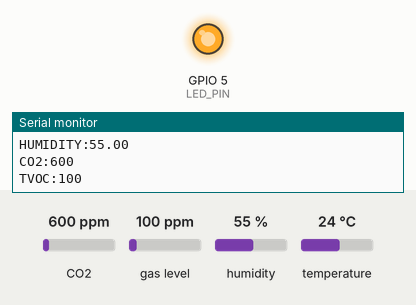
This sketch was run on a simulated ESP8266 (NodeMCU). On the bench: output pins drawn as LEDs (lit = HIGH), the last lines printed to the serial monitor. The inputs (shaded band) are chosen by the test bench; at power-on: CO2 600 ppm, gas level 100 ppm, humidity 55 %, temperature 24 °C. WiFi joins after 1.5 s; servers stay silent unless stated.

Above: at 3.62 s.
At 33.7 s:
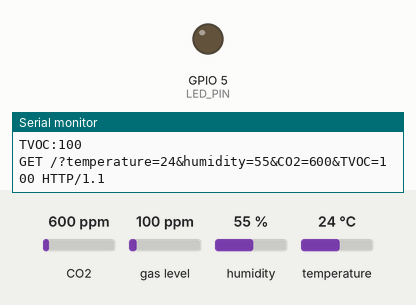
Timing chart, 0 to 81.8 s (numbered marks = the images above):
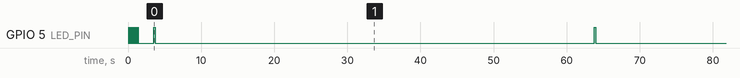

The sketch:

arduino_air_quality.ino
```cpp
#include <Wire.h>
#include <DHT.h>
#include <ESP8266WiFi.h>
#include <ESP8266mDNS.h>
#include <SparkFunCCS811.h>

#define DHTPIN 4
#define DHTTYPE DHT11
#define CCS811_ADDR 0x5B //Default I2C Address

//////////////////////
// WiFi Definitions //
//////////////////////
const char WiFiSSID[] = "x";
const char WiFiPSK[] = "x";

/////////////////////
// Pin Definitions //
/////////////////////
const int LED_PIN = 5; // Thing's onboard, green LED
const int ANALOG_PIN = A0; // The only analog pin on the Thing
const int DIGITAL_PIN = 12; // Digital pin to be read

const char IOT_URL[] = "x.x.eu";

DHT dht(DHTPIN, DHTTYPE);
CCS811 myCCS811(CCS811_ADDR);
WiFiServer server(80);
WiFiClient client;

void setup()
{
  Serial.begin(9600);

  pinMode(DIGITAL_PIN, INPUT_PULLUP);
  pinMode(LED_PIN, OUTPUT);

  digitalWrite(LED_PIN, HIGH);

  connectWiFi();

  server.begin();
  dht.begin();
  Wire.begin(2, 14); //Inialize I2C Hardware

  // Allow sensors to init
  delay(2000);

  if (myCCS811.begin() == false)
  {
    Serial.print("CCS811 error. Please check wiring. Freezing...");
    while (1)
      ;
  }
}

void loop()
{
  float humidity = dht.readHumidity();
  float temperature = dht.readTemperature();
  int CO2 = 0;
  int TVOC = 0;

  if (isnan(humidity) || isnan(temperature)) {
    Serial.println(F("Failed to read from DHT sensor!"));
  }

  Serial.print("TEMP:");
  Serial.println(temperature);
  Serial.print("HUMIDITY:");
  Serial.println(humidity);

  if (myCCS811.dataAvailable()) {
    myCCS811.readAlgorithmResults();

    CO2 = myCCS811.getCO2();
    TVOC = myCCS811.getTVOC();

    Serial.print("CO2:");
    Serial.println(CO2);
    Serial.print("TVOC:");
    Serial.println(TVOC);
  }

  httpRequest(temperature, humidity, CO2, TVOC);

  delay(60000);
}

void connectWiFi()
{
  byte ledStatus = LOW;

  Serial.println();
  Serial.println("Connecting to: " + String(WiFiSSID));

  // Set WiFi mode to station (as opposed to AP or AP_STA)
  WiFi.mode(WIFI_STA);

  // WiFI.begin([ssid], [passkey]) initiates a WiFI connection
  // to the stated [ssid], using the [passkey] as a WPA, WPA2,
  // or WEP passphrase.
  WiFi.begin(WiFiSSID, WiFiPSK);

  // Use the WiFi.status() function to check if the ESP8266
  // is connected to a WiFi network.
  while (WiFi.status() != WL_CONNECTED)
  {
    // Blink the LED
    digitalWrite(LED_PIN, ledStatus); // Write LED high/low
    ledStatus = (ledStatus == HIGH) ? LOW : HIGH;

    // Delays allow the ESP8266 to perform critical tasks
    // defined outside of the sketch. These tasks include
    // setting up, and maintaining, a WiFi connection.
    delay(100);
    // Potentially infinite loops are generally dangerous.
    // Add delays -- allowing the processor to perform other
    // tasks -- wherever possible.
  }

  Serial.println("WiFi connected");
  Serial.println("IP address: ");
  Serial.println(WiFi.localIP());
}

void httpRequest(int temperature, int humidity, int CO2, int TVOC) {
  client.stop();

  digitalWrite(LED_PIN, HIGH);

  if (client.connect(IOT_URL, 80)) {
    String GET = "GET /?temperature=" + String(temperature) + "&humidity=" + String(humidity) + "&CO2=" + String(CO2) + "&TVOC=" + String(TVOC) + " HTTP/1.1";

    Serial.println(GET);

    client.println(GET);
    client.println("Host: " + String(IOT_URL));
    client.println("User-Agent: arduino-ethernet");
    client.println("Connection: close");
    client.println();
  } else {
    // if you couldn't make a connection:
    Serial.println("connection failed");
  }

  digitalWrite(LED_PIN, LOW);
}
```

Measured:
- by itself, GPIO 5 (LED_PIN): HIGH → LOW at 0.20 s, → HIGH 0.10 s later, → LOW 0.10 s later, → HIGH 0.10 s later, … (19 changes in this stretch)
